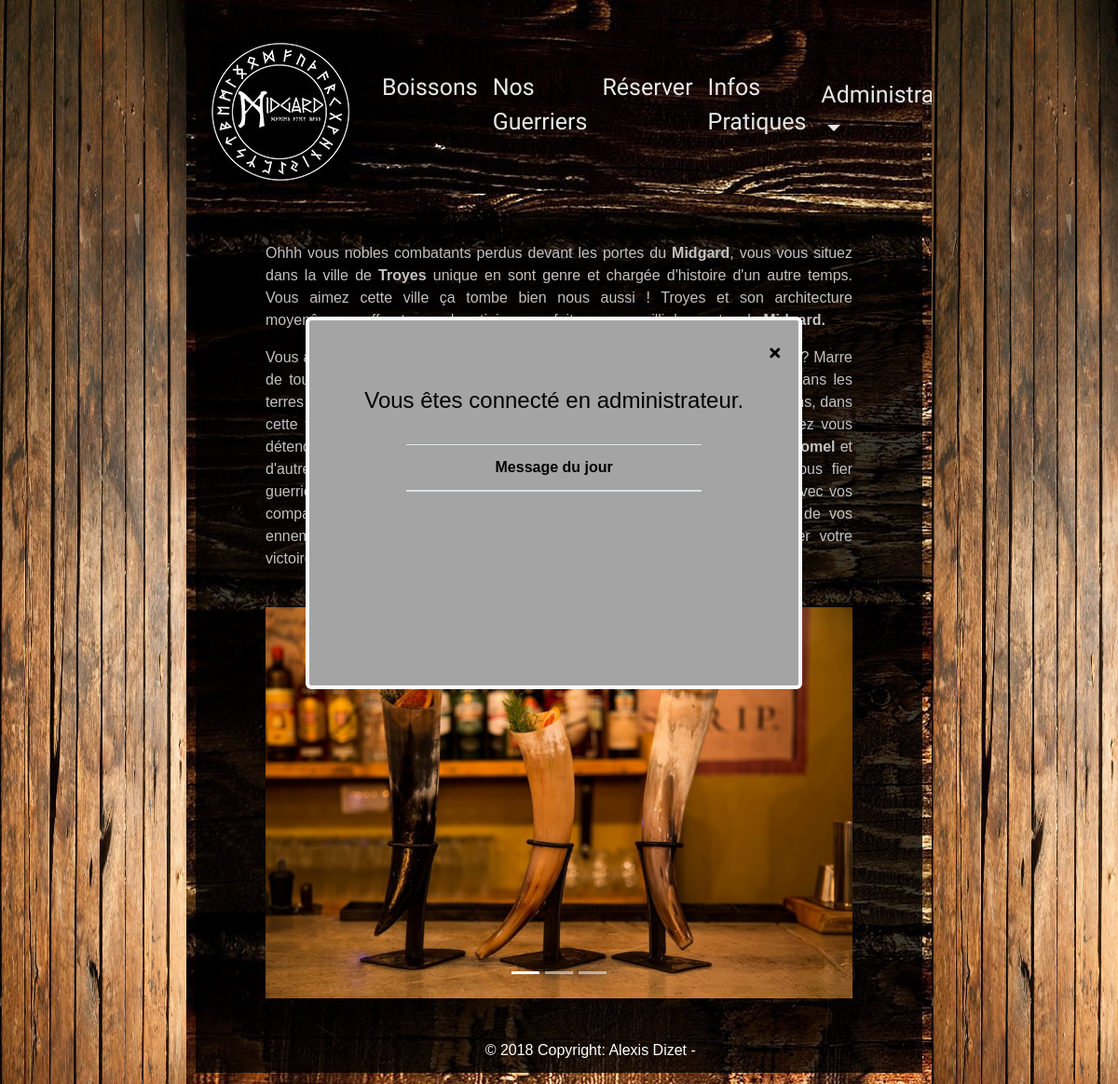
Page /index.php (signed in) on the earlier database version.
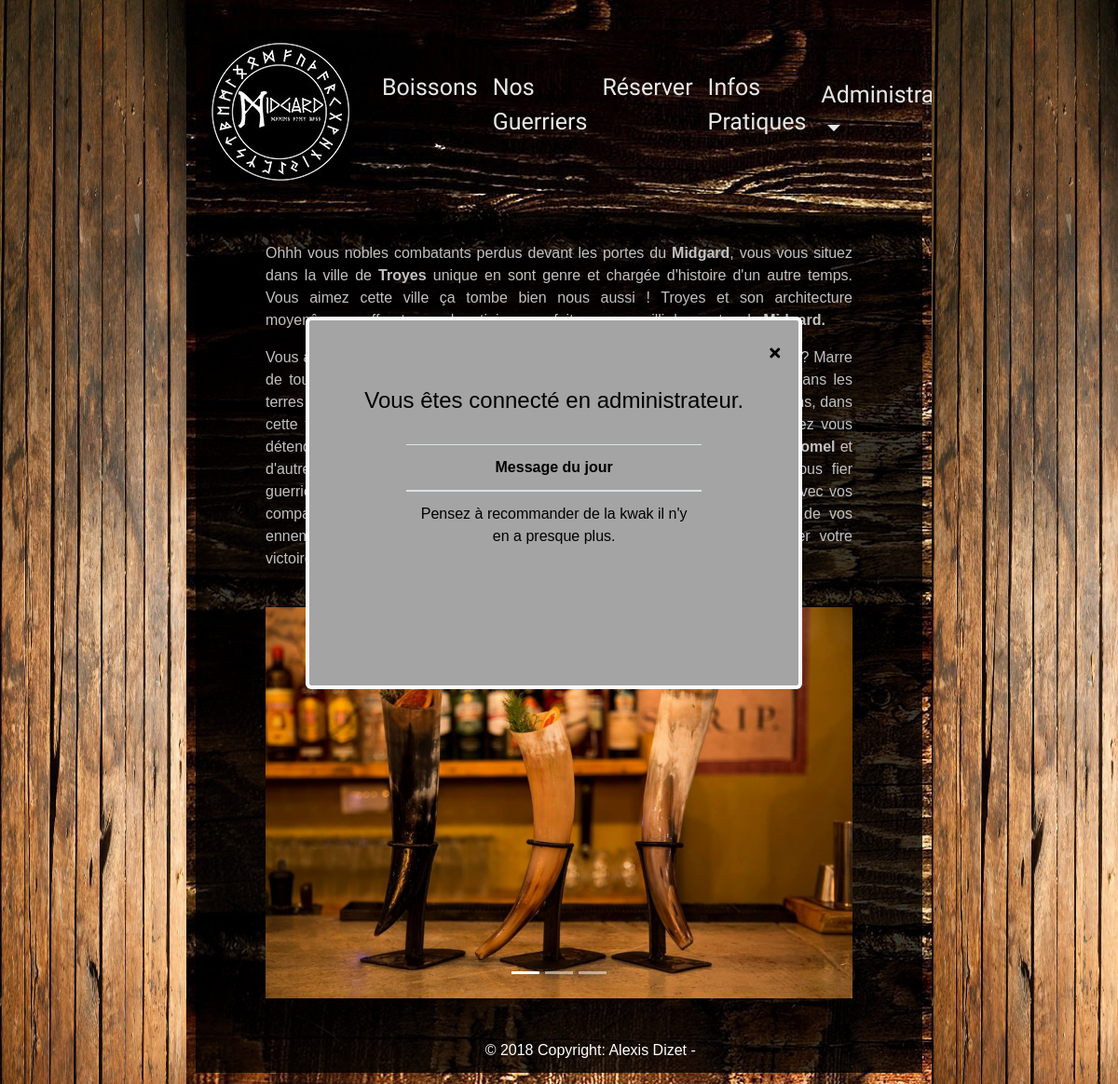
Same page on the later database version.
### tables this page shows
CREATE TABLE IF NOT EXISTS `message` (
  `id` int(11) NOT NULL AUTO_INCREMENT,
  `comment` varchar(255) NOT NULL,
  `creationDate` datetime NOT NULL,
  PRIMARY KEY (`id`)
);

### controller/frontend.php (called while the page is built, shortened)
<?php
function welcome(){
	$messageManager = new MessageManager();
	$listComments = $messageManager->getMessage();
	require('view/frontend/welcome.php');
}

### model/backend/MessageManager.php (called while the page is built, shortened)
<?php
require_once('model/backend/Message.php');
class MessageManager extends Database
{
	public function getMessage()
	{
		$message=[];
		$db = $this->dbConnect();
		$req = $db->query('SELECT * FROM message');
		while ($data = $req->fetch(PDO::FETCH_ASSOC))
		{
			$message[]= new Message($data);
		}
		return $message;
	}
}

### model/backend/Message.php (called while the page is built, shortened)
<?php
class Message{
	private $_comment;
	public function hydrate(array $datas)
	{
		foreach ($datas as $key => $value)
		{
			$method = 'set' . ucfirst($key);
		}
	}
	public function comment(){ return $this->_comment; }
	public function setId($id)
	{
		$id = (int)$id;
	}
	public function setComment($comment)
	{
		if (is_string($comment))
		{
			$this->_comment = $comment;
		}
	}
}

### view/frontend/welcome.php (the view, shortened to what this page needs)
	<div class="row justify-content-center">
		<div class="col-md-10">
			<p>Ohhh vous nobles combatants perdus devant les portes du <strong>Midgard</strong>, vous vous situez dans la ville de <strong>Troyes</strong> unique en sont genre et chargée d'histoire d'un autre temps. Vous aimez cette ville ça tombe bien nous aussi ! Troyes et son architecture moyenâgeuse offrent un cadre atipique, parfait pour accueillir les portes du <b>Midgard.</b></p>
			<p>Vous avez combattu toute la journée ? Vous avez quitté votre champ de bataille ? Marre de tous ces guerriers qui font sonner le fer de leurs armes ? Rendez-vous dans les terres du mileu du <b>Midgard</b>. Où l'odeur du bois et des épices combleront vos sens, dans cette taverne ou la bonne hummeur et l'allégresse coulent à flot. Vous pourrez vous détendre et vous réunir autour d'une bonne chope de <strong>bière</strong>, d'<strong>hypocras</strong>, d'<strong>hydromel</strong> et d'autres liquides dont plusieurs <strong>guerriers</strong> en ont perdu la raison. Ôhhh vous fier guerriers venez si vous l'osez passer les portes du Midgard et vous'attablez avec vos compagnons d'armes. Nous vous attendons de pied ferme et au contraire de vos ennemies, nous leverons nos cornes remplies de doux breuvage pour fêter votre victoire.</p>
		</div>
	</div>
	<div class="row justify-content-center">
		<div class="col-md-10">
			<div id="carouselExampleIndicators" class="carousel slide" data-ride="carousel">
				<ol class="carousel-indicators">
					<li data-target="#carouselExampleIndicators" data-slide-to="0" class="active"></li>
					<li data-target="#carouselExampleIndicators" data-slide-to="1"></li>
					<li data-target="#carouselExampleIndicators" data-slide-to="2"></li>
				</ol>
				<div class="carousel-inner">
					<div class="carousel-item active">
						<img class="d-block w-100" src="public/img/cocktail.jpg" alt="First slide">
					</div>
				</div>
			</div>
		</div>
	</div>
<?php
if ( isset( $_SESSION[ 'pseudo' ] ) ) {
?>
	<div class="col-md-8 popup-admin">
		<div class="container">
			<div class="row">
				<div class="col-md-12 text-right" id="close" >
					<i class="fas fa-times"></i>
				</div>
				<div class="col-md-12 text-center">
					<h4>Vous êtes connecté en administrateur.</h4>
				</div>
			</div>
			<div class="row justify-content-center">
				<div class="col-md-8 text-center">
					<table class="table">
						<thead>
							<th scope="col">Message du jour</th>
						</thead>
						<tbody>
							<?php foreach ($listComments as $alert){
							if (!empty($alert->comment())){ ?>
							<tr>
								<td><?= $alert->comment() ?></td>
							</tr>
							<?php }else{ ?>
							<tr>
								<td></td>
							</tr>
							<?php }} ?>
						</tbody>
					</table>
				</div>
			</div>
		</div>
	</div>
<?php
}
?>
<?php
	require('view/template.php');
?>

Differences in the rows shown:
added message: comment "Pensez à recommander de la kwak il n'y en a presque plus."
